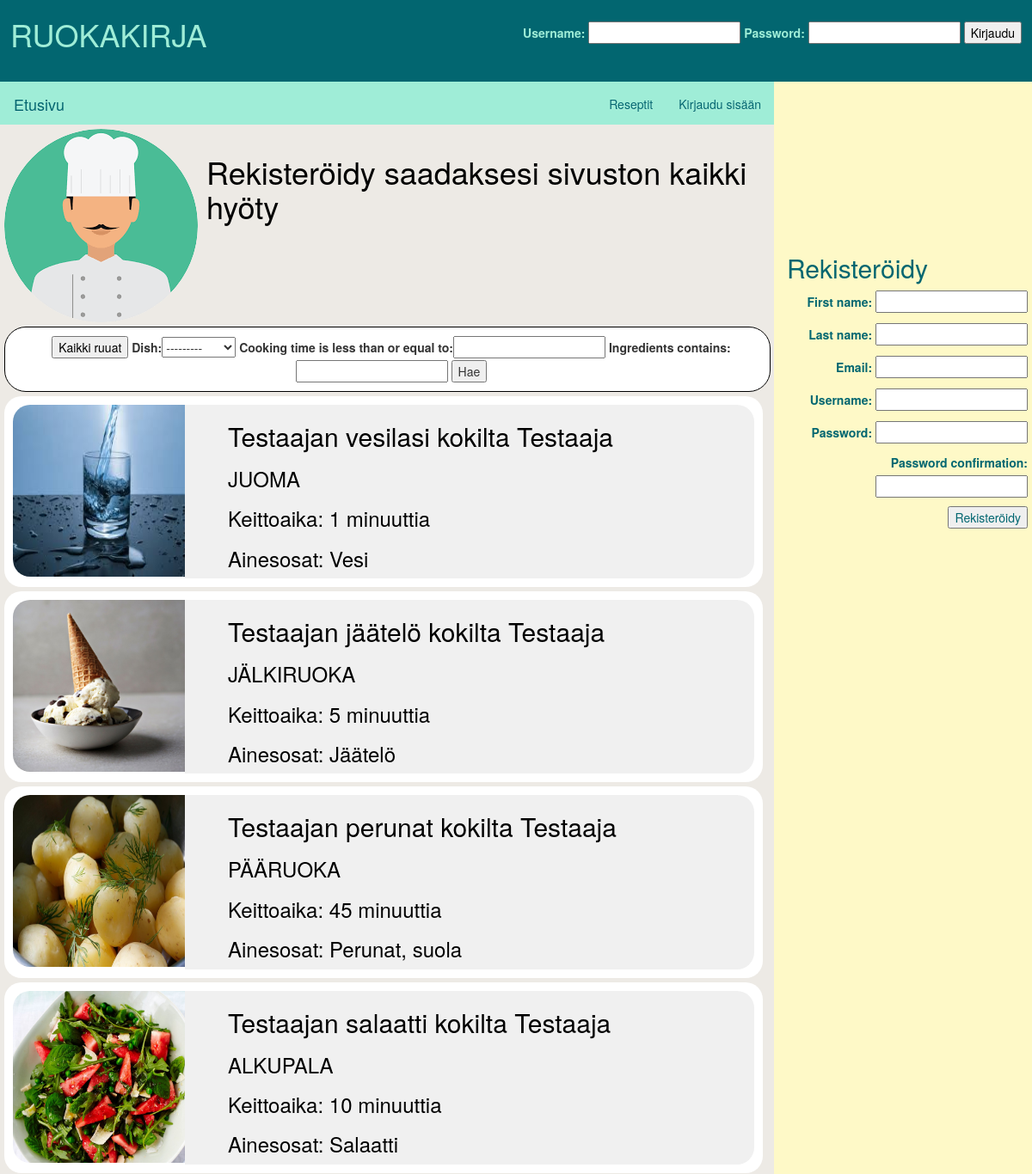
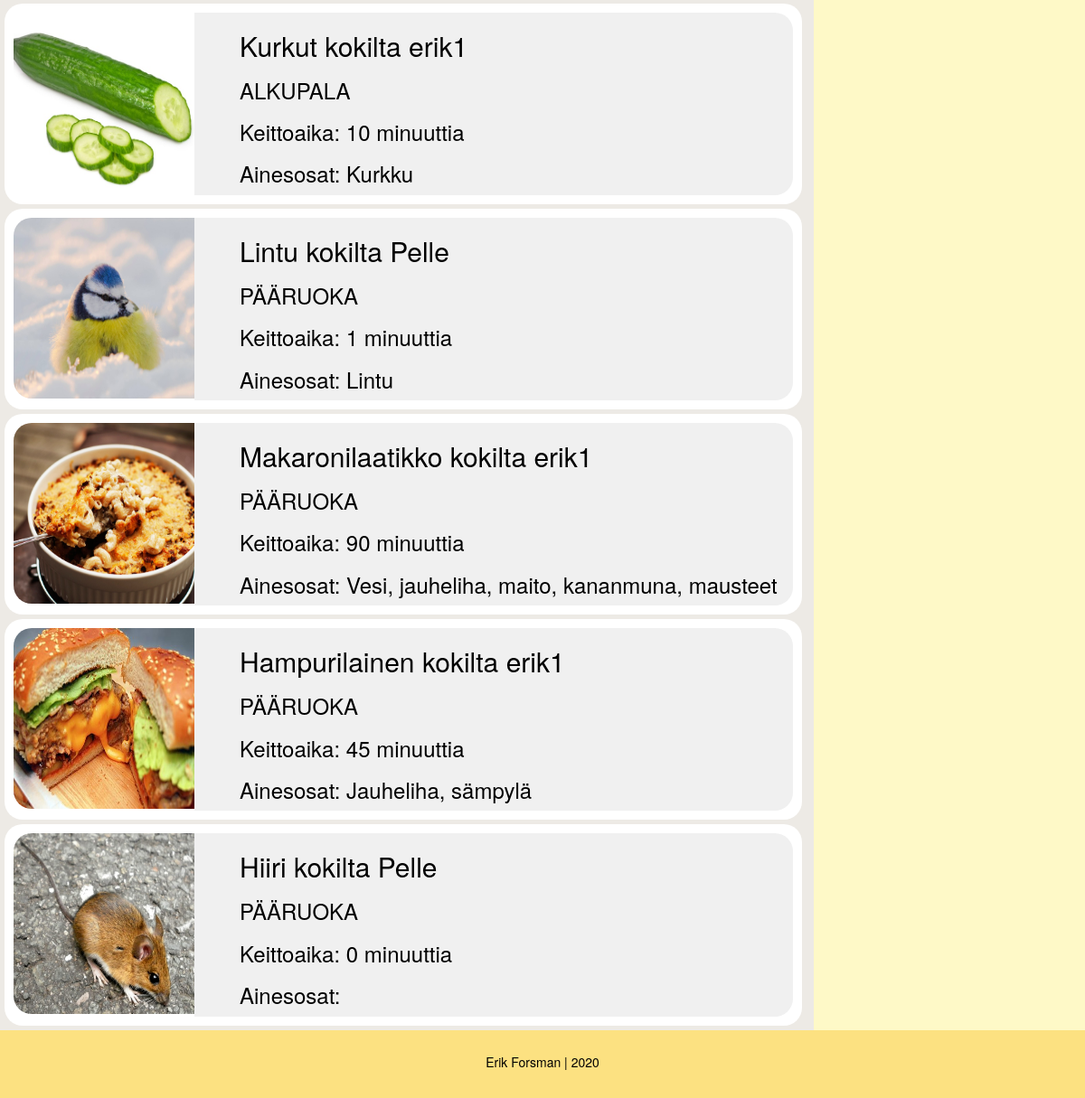
Screenshot of /recipe/selaa/ with the database file from the repository (2 pictures, top to bottom).
### recipe/models.py (models this page shows, shortened)
class Ohje(models.Model):
    class Dishes(models.TextChoices):
        ALKUPALA = "ALKUPALA", g_l("Alkupala")
        PÄÄRUOKA = "PÄÄRUOKA", g_l("Pääruoka")
        JÄLKIRUOKA = "JÄLKIRUOKA", g_l("Jälkiruoka")
        JUOMA = "JUOMA", g_l("Juoma")
    author = models.ForeignKey(settings.AUTH_USER_MODEL, on_delete=models.CASCADE)
    title = models.CharField(max_length=50, null=False, blank=False)
    dish = models.CharField(max_length=12, choices=Dishes.choices, default=Dishes.PÄÄRUOKA)
    cooking_time = models.PositiveIntegerField(null=False, blank=False)
    body = models.TextField(max_length=100000, null=False, blank=False)
    image = models.ImageField(upload_to=upload_location, null=False, blank=False) #Mitchillä true molemmissa
    ingredients = models.CharField(max_length=500, null=False, blank=False)
    date_published = models.DateTimeField(auto_now_add=True, verbose_name="date published")
    date_updated = models.DateTimeField(auto_now=True, verbose_name="date updated")
    slug = models.SlugField(blank=True, unique=True)

### account/models.py (models this page shows, shortened)
class Account(AbstractBaseUser):
    first_name = models.CharField(max_length=50)
    last_name = models.CharField(max_length=100)
    email = models.EmailField(unique=True, verbose_name="email")
    username = models.CharField(unique=True, max_length=30)
    motto = models.TextField(default="Lisää mottosi tähän", max_length=500)
    image = models.ImageField(upload_to=upload_location, blank=True, null=True)
    date_joined = models.DateTimeField(verbose_name="date joined", auto_now_add=True)
    last_login = models.DateTimeField(verbose_name="last login", auto_now=True)
    is_visitor = models.BooleanField(default=False)
    is_admin = models.BooleanField(default=False)
    is_active = models.BooleanField(default=True)
    is_staff = models.BooleanField(default=False)
    is_superuser = models.BooleanField(default=False)
    USERNAME_FIELD = "username"
    REQUIRED_FIELDS = ["first_name", "last_name","email"]
    objects = MyAccountManager()
    def __str__(self):
        return self.username

### recipe/views.py (the view)
# urls.py: path("selaa/", views.recipes_view, name="recipes"),
def recipes_view(request, dish=None):
    context = {}
    if dish is None:
        resepti_lista=Ohje.objects.all()
    else:
        resepti_lista = Ohje.objects.filter(dish=dish)
    myFilter = OhjeFilter(request.GET, queryset=resepti_lista)
    resepti_lista = myFilter.qs
    resepti_lista=sorted(resepti_lista, key=attrgetter("date_published"), reverse=True)
    if request.POST:
        form = RegistrationForm(request.POST)
        login_form=AccountAuthenticationForm(request.POST)#
        if form.is_valid():
            form.save()
            username=form.cleaned_data.get("username")
            raw_password=form.cleaned_data.get("password1")
            account = authenticate(username=username, password=raw_password)
            login(request, account)
            return redirect("recipe:recipes")
        elif login_form.is_valid():
            username=request.POST["username"]
            password=request.POST["password"]
            user=authenticate(username=username, password=password)
            if user:
                login(request, user)
                return redirect("recipe:recipes")
        else:
            context["registration_form"] = form
    else:
        user=request.user
        kommentti_lista = Comment.objects.filter(recipe_commented__author__username=user.username)
        kommentti_lista =sorted(kommentti_lista, key=attrgetter("create_date"), reverse=True)
        context["kommentti_lista"]=kommentti_lista
        login_form = AccountAuthenticationForm()#
        form = RegistrationForm()
        context["registration_form"]=form
        context["login_form"]=login_form
        context["resepti_lista"]=resepti_lista
        context["myFilter"]=myFilter
        return render(request, "recipe/recipes.html", context)

### account/forms.py (shortened to what this page needs)
class RegistrationForm(UserCreationForm):
    email = forms.EmailField(max_length=60,help_text="Vaadittu")
    class Meta:
        model = Account
        fields = ("first_name", "last_name", "email", "username", "password1", "password2")

class AccountAuthenticationForm(forms.ModelForm):
    password = forms.CharField(label="Password", widget=forms.PasswordInput)
    class Meta:
        model = Account
        fields = ("username", "password")

### recipe/templates/recipe/recipes.html (shortened to what this page needs)
{% extends "base.html"%}
{% block profile_information %}
  {% if user.is_authenticated %}
    <h3>Kirjautunut sisälle nimellä</h3>
    <h2>{{ user.username }}</h2>
    <h2>{{user.motto}}</h2>
  {% else %}
    <h1>Rekisteröidy saadaksesi sivuston kaikki hyöty</h1>
  {% endif %}
{% endblock %}
{% block filter %}
<div class="content_filter">
  <div class="filter_text">
    <form method="get" class="filter_text">
      <a href="{% url 'recipe:recipes' %}"><button style="color:black" type="button" name="button">Kaikki ruuat</button></a>
      {{myFilter.form}}
      <button type="submit" name="button">Hae</button>
    </form>
  </div>
</div>
{% endblock %}
{% block content%}
  {% for resepti in resepti_lista %}
  <a href="{% url 'recipe:single' slug=resepti.slug %}">
    <div class="content_card">
      <div class="left" >
        <img src="{{resepti.image.url}}" alt="Kuva puuttuu" style="border-top-left-radius: 20px; border-bottom-left-radius: 20px;" height="200" width="200">
      </div>
      <div class="right">
        <h2>{{resepti.title}} kokilta {{resepti.author}} </h2>
        <h3>{{resepti.dish}}</h3>
        <h3>Keittoaika: {{resepti.cooking_time}} minuuttia</h3>
        <h3>Ainesosat: {{resepti.ingredients | truncatewords:5}}</h3>
      </div>
    </div>
  </a>
  {% endfor %}
{% endblock %}
{% block feed %}
{%if user.is_authenticated%}
  <h3>Uusimmat kommentit</h3>
  {% for kommentti in kommentti_lista%}
    <a href="{% url 'recipe:single' slug=kommentti.recipe_commented.slug %}">
      <div id="cc">
      <h4>{{kommentti.recipe_commented}}</h4>
      <h5>{{kommentti.text|truncatewords:25}}</h5>
      <small>{{kommentti.author}}: {{kommentti.create_date}}</small>
      </div>
    </a>
  {% endfor %}
{% else %}
<h2 style="text-align:left; padding-left: 5%; padding-top:60%;">Rekisteröidy</h2>
<form method="post" style="text-align: right; padding-right: 5px">
  {% for field in registration_form %}
    <p>
      {{field.label_tag}}
      {{field}}
    </p>
  {% endfor %}
  <button type="submit">Rekisteröidy</button>
</form>
{% endif %}
{% endblock %}

### templates/base.html (shortened to what this page needs)
{% load static %}
<!DOCTYPE html>
<html lang="en" dir="ltr">
  <head>
    <link rel="stylesheet" href="https://maxcdn.bootstrapcdn.com/bootstrap/3.3.7/css/bootstrap.min.css">
    <link rel="stylesheet" href="https://maxcdn.bootstrapcdn.com/bootstrap/3.3.7/css/bootstrap-theme.min.css">
    <link rel="stylesheet" href="{% static 'css/final.css' %}">
  </head>
<body>
<div class="sivunasettelu">
  <div class="header">
    <div class="header_profile">
        <div class="hleft">
          <h1>RUOKAKIRJA</h1>
        </div>
      <div class="hright">
        {% if user.is_authenticated%}
          <h3>Hei, {{user.username}}!</h3>
        {% else %}
          <div class="korjaus">
            <form method="post" name="signin">
              {% for field in login_form %}
                {{ field.label_tag }}
                {{ field }}
              {% endfor%}
            <button style="color:black;" type="submit" name="button">Kirjaudu</button>
          </form>
        </div>
      {% endif %}
      </div>
    </div>
  </div>
    <div class="content-wrap">
      <div class="content">
        <div class="inner-content">
        <div class="content_navbar">
          <nav class="navbar mynav" role="navigation">
            <div  class="">
              <a href="{% url 'home' %}" class="navbar-brand mynav" id="d_green">Etusivu</a>
              <ul class="nav navbar-nav navbar-right">
                <li><a href="{% url 'recipe:recipes' %}" id="d_green">Reseptit</a></li>
                {% if user.is_authenticated %}
                <li><a href="{% url 'account:logout' %}" id="d_green">Kirjaudu ulos</a></li>
                {% else %}
                <li><a href="{% url 'account:login' %}" id="d_green">Kirjaudu sisään</a></li>
                {% endif %}
              </ul>
            </div>
          </nav>
        </div>
          <div class="content_profile">
            <div class="left">
              {% if user.image %}
              <img class="profpic center" src="{{ user.image.url }}" alt="Kokki" width="225" height="225">
              {% else %}
              <img class="profpic center" src="{% static 'images/chef_icon1.png' %}" alt="Kokki" width="225" height="225">
              {% endif %}
            </div>
            <div class="right_t">
              {% block profile_information %}
              {% endblock %}
            </div>
          </div>
          {% block filter %}
          {% endblock %}
          {% block content %}
          {% endblock %}
        </div>
      </div>
      <div class="info">
        {% block feed %}
        {% endblock %}
      </div>
    </div>
    <div class="footer" style="padding-top: 25px; color:black;">Erik Forsman | 2020</div>
</div>
</body>
</html>

### static/css/final.css (style rules this page uses)
.header { background-color: #026670; color: #9FEDD7; padding-bottom: 5px; height: 95px; }
.header_profile { width: 100%; height: auto; display: flex; }
.hleft { width: 25%; margin-left: 1%; }
.hright { width: 75%; text-align: right; margin-right: 1%; }
.korjaus { padding-top: 25px; }
.content-wrap { display: flex; flex-direction: row; flex-wrap: wrap; }
.content { background-color: #EDEAE5; flex: 1; box-sizing: border-box; height: auto; }
.content_navbar { width: 100%; height: 50px; color: #026670; background-color: #9FEDD7; padding-right: 14px; }
.content_profile { width: 100%; height: auto; margin-bottom: 5px; margin-top: 5px; background-color: #EDEAE5; display: flex; }
.content_card { width: 98%; height: auto; background-color: white; border-radius: 20px; margin-left: auto; margin-right: auto; margin: 5px; padding: 10px; display: flex; }
.content_filter { width: 99%; height: auto; border-radius: 25px; background-color: white; border: 1px solid black; margin-left: auto; margin-right: auto; padding-left: 10px; display: flex; }
.filter_text { margin-top: 5px; margin-bottom: 5px; text-align: center; }
.left { color: blue; }
.right { color: black; margin: 0px 0px 0px 0px; padding-left: 50px; background-color: #F0F0F0; border-top-right-radius: 20px; border-bottom-right-radius: 20px; width: 100%; }
.right_t { color: black; margin: 10px 30px 0px 10px; }
.info { height: auto; width: 25vw; background-color: #FEF9C7; color: #026670; }
.footer { background-color: #FCE181; color: #026670; left: 0; width: 100%; text-align: center; height: 75px; }
.profpic { border-radius: 50%; margin-left: 5px; }
#d_green { color: #026670; }

### rows the page displays
Ohje: image (picture), title "Testaajan vesilasi", author "Testaaja", dish "JUOMA", cooking_time "1", ingredients "Vesi"
Ohje: image (picture), title "Testaajan jäätelö", author "Testaaja", dish "JÄLKIRUOKA", cooking_time "5", ingredients "Jäätelö"
Ohje: image (picture), title "Testaajan perunat", author "Testaaja", dish "PÄÄRUOKA", cooking_time "45", ingredients "Perunat, suola"
Ohje: image (picture), title "Testaajan salaatti", author "Testaaja", dish "ALKUPALA", cooking_time "10", ingredients "Salaatti"
Ohje: image (picture), title "Kurkut", author "erik1", dish "ALKUPALA", cooking_time "10", ingredients "Kurkku"
Ohje: image (picture), title "Lintu", author "Pelle", dish "PÄÄRUOKA", cooking_time "1", ingredients "Lintu"
Ohje: image (picture), title "Makaronilaatikko", author "erik1", dish "PÄÄRUOKA", cooking_time "90", ingredients "Vesi, jauheliha, maito, kananmuna, mausteet"
Ohje: image (picture), title "Hampurilainen", author "erik1", dish "PÄÄRUOKA", cooking_time "45", ingredients "Jauheliha, sämpylä"
Ohje: image (picture), title "Hiiri", author "Pelle", dish "PÄÄRUOKA", cooking_time "0"

### other values shown
{{ field.label_tag }} "Username:" "Password:"
{{ field.label_tag }} "First name:" "Last name:" "Email:" "Username:" "Password:" "Password confirmation:"
